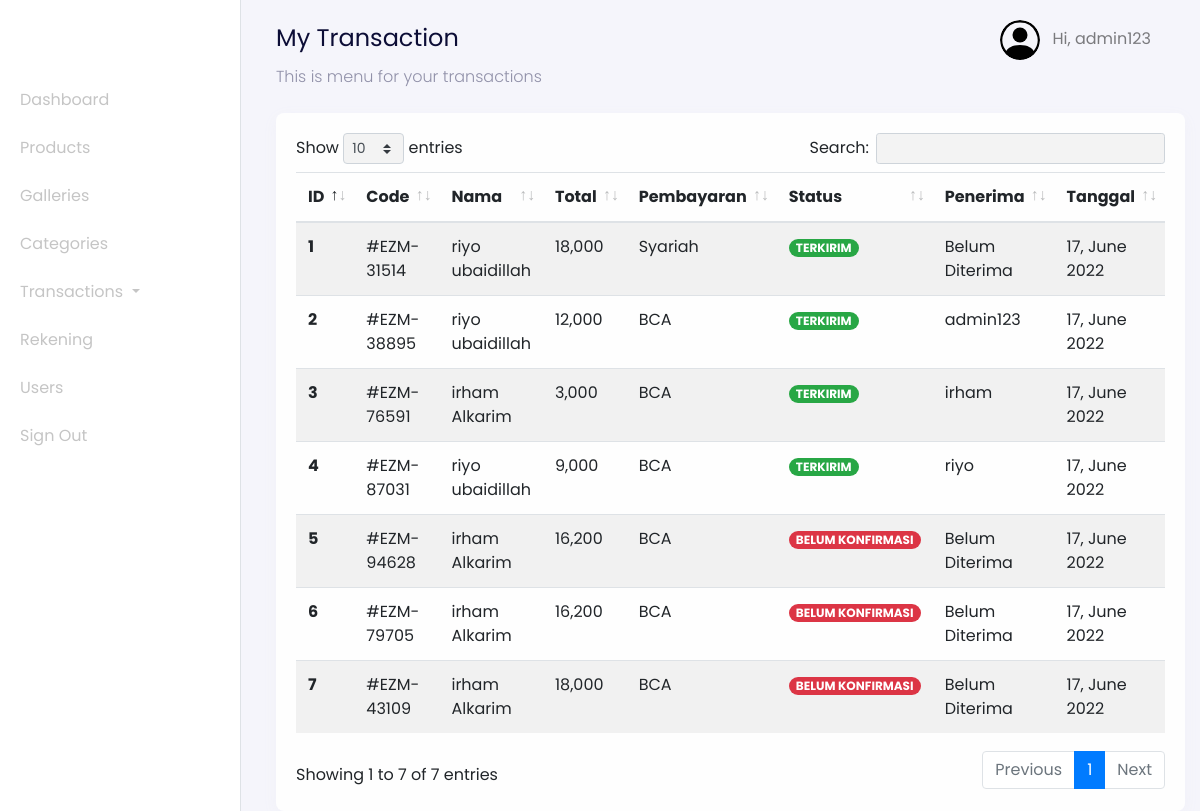
/admin?page=transactions (signed in), run on the app's committed database.
### tables this page shows
CREATE TABLE `users` (
  `id_user` int(11) NOT NULL AUTO_INCREMENT,
  `name` varchar(255) NOT NULL,
  `email` varchar(255) NOT NULL,
  `password` varchar(255) NOT NULL,
  `address` text DEFAULT NULL,
  `phone_number` varchar(255) NOT NULL,
  `postal_code` varchar(191) NOT NULL,
  `roles` varchar(255) NOT NULL,
  PRIMARY KEY (`id_user`),
  UNIQUE KEY `email` (`email`)
);

CREATE TABLE `transactions` (
  `id_transaction` int(11) NOT NULL AUTO_INCREMENT,
  `user_id` int(11) NOT NULL,
  `total_price` int(11) NOT NULL,
  `city` varchar(255) NOT NULL,
  `rekening_id` int(11) NOT NULL,
  `transaction_status` varchar(255) NOT NULL,
  `weight_total` int(11) NOT NULL,
  `delivered` int(11) NOT NULL,
  `photo_transaction` varchar(255) NOT NULL,
  `code` varchar(255) NOT NULL,
  `receiver` varchar(255) NOT NULL,
  `time_arrived` timestamp NULL DEFAULT NULL,
  `created_at` timestamp NOT NULL DEFAULT current_timestamp(),
  PRIMARY KEY (`id_transaction`)
);

CREATE TABLE `rekening_numbers` (
  `id_rekening` int(11) NOT NULL AUTO_INCREMENT,
  `bank_name` varchar(255) NOT NULL,
  `number` varchar(255) NOT NULL,
  `rekening_name` varchar(255) NOT NULL,
  PRIMARY KEY (`id_rekening`)
);

### config/config.php (called while the page is built, shortened)
<?php
$host = 'localhost';
$user = 'root';
$password = '';
$dbname = 'dbEcake';
$conn = mysqli_connect($host, $user, $password, $dbname);
function query($query)
{
    global $conn;
    $result = mysqli_query($conn, $query);
    $rows = [];
    while ($row = mysqli_fetch_assoc($result)) {
        $rows[] = $row;
    }
    return $rows;
}
?>

### admin/transaction/dashboard-transactions.php (the view, shortened to what this page needs)
<nav
  class="navbar navbar-expand-lg navbar-light navbar-store fixed-top"
  data-aos="fade-down"
>
  <div class="container-fluid">
    <div class="collpase navbar-collapse" id="navbarResponsive">
      <ul class="navbar-nav d-none d-lg-flex ml-auto">
        <li class="nav-item dropdown">
          <a
            href="#"
            class="nav-link"
            id="navbarDropdown"
            role="button"
            data-toggle="dropdown"
          >
          <img
              src="../assets/images/person-circle.svg"
              alt="profile"
              height="40px"
              class="rounded-circle mr-2 profile-picture"
            />
            <?php
              $id_user = $_SESSION['user'];
              $user = query("SELECT * FROM users WHERE id_user = $id_user")[0];
            ?>
            Hi, <?= $user["name"]; ?>
          </a>
        </li>
      </ul>
    </div>
  </div>
</nav>
<div class="section-content section-dashboard-home" data-aos="fade-up">
  <div class="container-fluid">
    <div class="dashboard-heading">
      <h2 class="dashboard-title">My Transaction</h2>
      <p class="dashboard-subtitle">This is menu for your transactions</p>
    </div>
    <div class="dashboard-content">
      <div class="row mt-4">
        <div class="col-12">
          <div class="card">
            <div class="card-body">
              <div class="row">
                <div class="col-12">
                  <div class="table-responsive">
                    <table class="table table-striped table-hover" id="table">
                      <thead>
                        <tr>
                          <th scope="col">ID</th>
                          <th scope="col">Code</th>
                          <th scope="col">Nama</th>
                          <th scope="col">Total</th>
                          <th scope="col">Pembayaran</th>
                          <th scope="col">Status</th>
                          <th scope="col">Penerima</th>
                          <th scope="col">Tanggal</th>
                        </tr>
                      </thead>
                      <tbody>
                        <?php
                          $no = 1;
                          $query = "SELECT * FROM transactions INNER JOIN users ON transactions.user_id = users.id_user INNER JOIN rekening_numbers ON transactions.rekening_id = rekening_numbers.id_rekening";
                          $transactions = query($query);
                        ?>
                        <?php foreach ($transactions as $transaction) : ?>
                          <tr>
                            <th scope="row"><?= $no; ?></th>
                            <td>#<?= $transaction["code"]; ?></td>
                            <td><?= $transaction["name"]; ?></td>
                            <td><?= number_format($transaction["total_price"]); ?></td>
                            <td><?= $transaction["bank_name"]; ?></td>
                            <td>
                              <?php if ($transaction["transaction_status"] == "BELUM KONFIRMASI") : ?>
                                <span class="badge badge-pill badge-danger"><?= $transaction["transaction_status"]; ?></span>
                              <?php elseif($transaction["transaction_status"] == "TERKONFIRMASI"): ?>
                              <span class="badge badge-pill badge-warning"><?= $transaction["transaction_status"]; ?></span>
                              <?php elseif($transaction["transaction_status"] == "PICKUP") : ?>
                                <span class="badge badge-pill badge-primary"><?= $transaction["transaction_status"]; ?></span>
                              <?php else: ?>
                                <span class="badge badge-pill badge-success"><?= $transaction["transaction_status"]; ?></span>
                              <?php endif; ?>
                            </td>
                            <?php if (isset($transaction["receiver"])) : ?>
                              <td><?= $transaction["receiver"] ? $transaction['receiver'] : 'Belum Diterima'; ?></td>
                            <?php endif;?>
                            <?php
                              $tanggal = $transaction["created_at"];
                            ?>
                            <td><?= date('d, F Y', strtotime($tanggal)); ?></td>
                          </tr>
                        <?php $no++ ?>
                        <?php endforeach;?>
                      </tbody>
                    </table>
                  </div>
                </div>
              </div>
            </div>
          </div>
        </div>
      </div>
    </div>
  </div>
</div>

### data on the page
users: name "admin123"
transactions: code "EZM-31514", user.name "riyo ubaidillah", total_price "18,000", rekening_numbers.bank_name "Syariah", transaction_status "TERKIRIM", receiver "Belum Diterima", created_at "17, June 2022"
transactions: code "EZM-38895", user.name "riyo ubaidillah", total_price "12,000", rekening_numbers.bank_name "BCA", transaction_status "TERKIRIM", receiver "admin123", created_at "17, June 2022"
transactions: code "EZM-76591", user.name "irham Alkarim", total_price "3,000", rekening_numbers.bank_name "BCA", transaction_status "TERKIRIM", receiver "irham", created_at "17, June 2022"
transactions: code "EZM-87031", user.name "riyo ubaidillah", total_price "9,000", rekening_numbers.bank_name "BCA", transaction_status "TERKIRIM", receiver "riyo", created_at "17, June 2022"
transactions: code "EZM-94628", user.name "irham Alkarim", total_price "16,200", rekening_numbers.bank_name "BCA", transaction_status "BELUM KONFIRMASI", receiver "Belum Diterima", created_at "17, June 2022"
transactions: code "EZM-79705", user.name "irham Alkarim", total_price "16,200", rekening_numbers.bank_name "BCA", transaction_status "BELUM KONFIRMASI", receiver "Belum Diterima", created_at "17, June 2022"
transactions: code "EZM-43109", user.name "irham Alkarim", total_price "18,000", rekening_numbers.bank_name "BCA", transaction_status "BELUM KONFIRMASI", receiver "Belum Diterima", created_at "17, June 2022"
